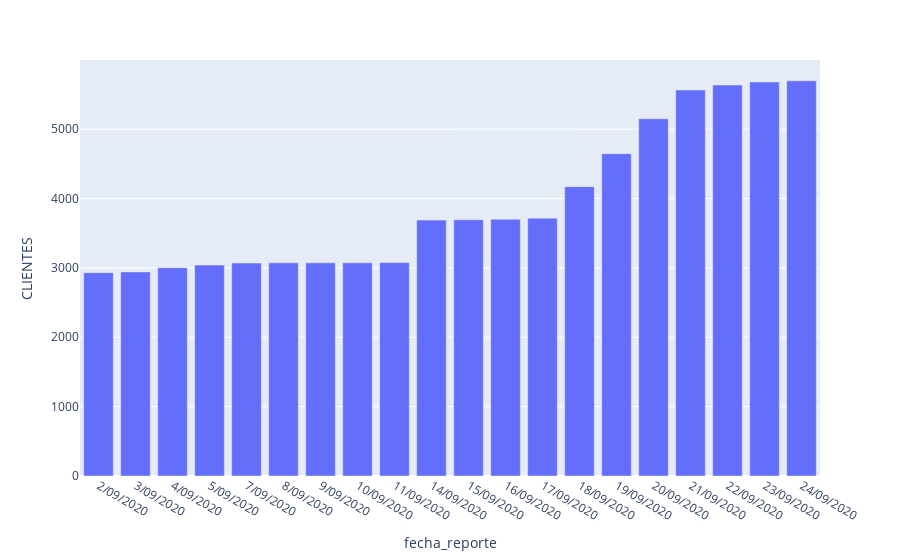

This figure's notebook cell:
### Code cell
import plotly.express as px

banco_popular = data[data["BANCO"] == "BANCO POPULAR"]

## px."tipo grafico"(data set, x="variable X", y="variable Y")

fig = px.bar(banco_popular, x='fecha_reporte', y='CLIENTES')
fig.show()

### Figure 1 — Plotly figure (JSON) as saved in the notebook; plotly's stock layout.template omitted (floating-point values rounded to 4 significant figures)
{"data": [{"alignmentgroup": "True", "hovertemplate": "fecha_reporte=%{x}<br>CLIENTES=%{y}<extra></extra>", "legendgroup": "", "marker": {"color": "#636efa"}, "name": "", "offsetgroup": "", "orientation": "v", "showlegend": false, "textposition": "auto", "type": "bar", "x": ["2/09/2020", "3/09/2020", "4/09/2020", "5/09/2020", "7/09/2020", "8/09/2020", "9/09/2020", "10/09/2020", "11/09/2020", "14/09/2020", "15/09/2020", "16/09/2020", "17/09/2020", "18/09/2020", "19/09/2020", "20/09/2020", "21/09/2020", "22/09/2020", "23/09/2020", "24/09/2020"], "xaxis": "x", "y": [2932, 2943, 3003, 3041, 3071, 3073, 3073, 3073, 3077, 3690, 3695, 3701, 3718, 4172, 4648, 5150, 5566, 5637, 5682, 5698], "yaxis": "y"}], "layout": {"barmode": "relative", "legend": {"tracegroupgap": 0}, "margin": {"t": 60}, "xaxis": {"anchor": "y", "domain": [0, 1], "title": {"text": "fecha_reporte"}}, "yaxis": {"anchor": "x", "domain": [0, 1], "title": {"text": "CLIENTES"}}}}
